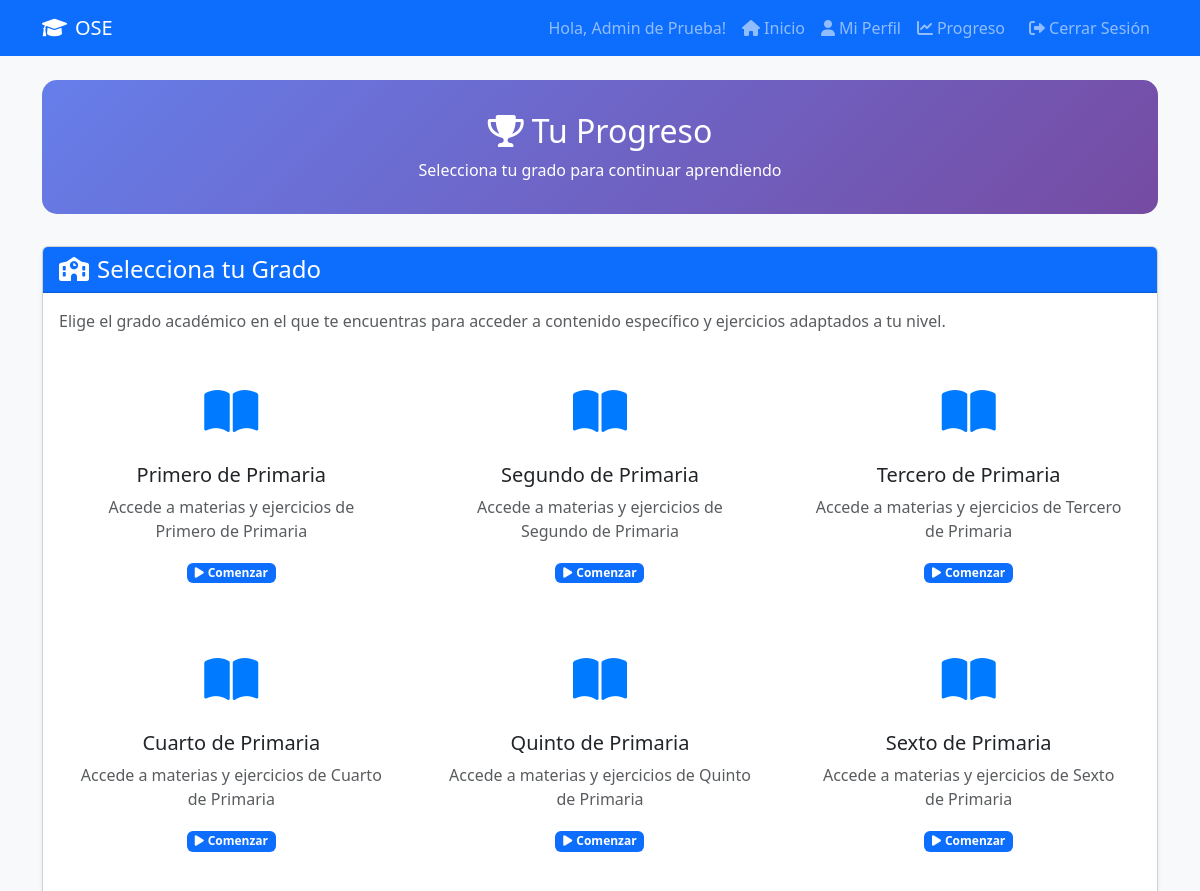
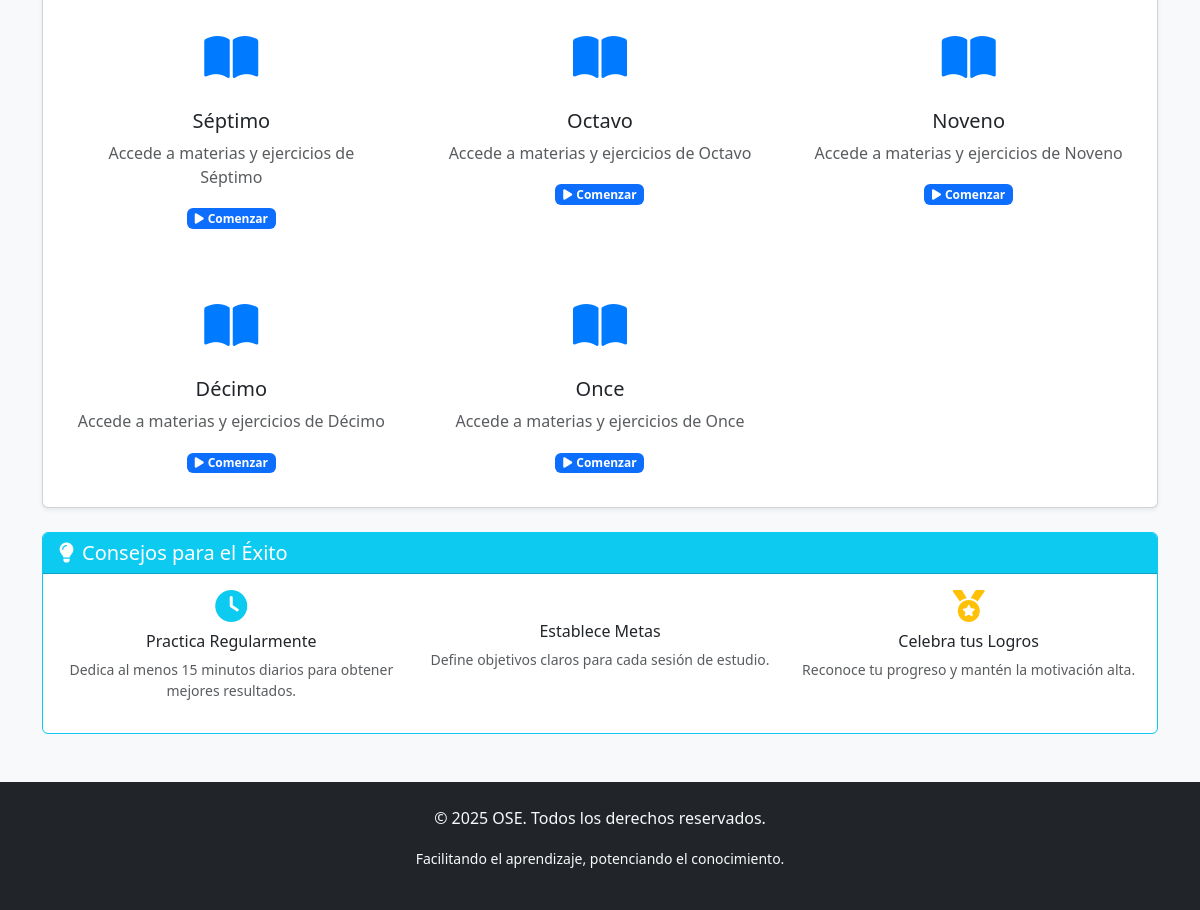
Screenshot of /pages/select_grade.php (signed in) with the database file from the repository (2 pictures, top to bottom).
### tables this page shows
CREATE TABLE IF NOT EXISTS grados (
    id INT AUTO_INCREMENT PRIMARY KEY,
    nombre_grado VARCHAR(50) NOT NULL UNIQUE
);

### includes/functions.php (called while the page is built, shortened)
<?php
function getGrados($pdo) {
    try {
        $stmt = $pdo->query('SELECT * FROM grados ORDER BY id ASC');
        return $stmt->fetchAll();
    } catch(PDOException $e) {
        return [];
    }
}
?>

### pages/select_grade.php (the view, shortened to what this page needs)
<?php
require_once '../includes/config.php';
require_once '../includes/functions.php';
$nombre_usuario = isset($_SESSION['nombre']) ? htmlspecialchars($_SESSION['nombre']) : 'Usuario';
try {
    $grados = getGrados($pdo);
} catch(Exception $e) {
    $grados = [];
    $error = "Error al cargar los grados: " . $e->getMessage();
}
?>
<!DOCTYPE html>
<html lang="es">
<head>
    <link href="https://cdn.jsdelivr.net/npm/bootstrap@5.3.0/dist/css/bootstrap.min.css" rel="stylesheet">
    <link href="https://cdnjs.cloudflare.com/ajax/libs/font-awesome/6.0.0/css/all.min.css" rel="stylesheet">
</head>
<body class="bg-light">
    <nav class="navbar navbar-expand-lg navbar-dark bg-primary">
        <div class="container">
            <a class="navbar-brand" href="../index.php">
                <i class="fas fa-graduation-cap me-2"></i>OSE
            </a>
            <div class="collapse navbar-collapse" id="navbarNav">
                <ul class="navbar-nav ms-auto">
                    <li class="nav-item">
                        <span class="nav-link">Hola, <?php echo $nombre_usuario; ?>!</span>
                    </li>
                    <li class="nav-item">
                        <a class="nav-link" href="welcome.php"><i class="fas fa-home me-1"></i>Inicio</a>
                    </li>
                    <li class="nav-item">
                        <a class="nav-link" href="profile.php"><i class="fas fa-user me-1"></i>Mi Perfil</a>
                    </li>
                    <li class="nav-item">
                        <a class="nav-link" href="progress.php"><i class="fas fa-chart-line me-1"></i>Progreso</a>
                    </li>
                    <li class="nav-item">
                        <a class="nav-link btn btn-outline-light ms-2" href="logout.php">
                            <i class="fas fa-sign-out-alt me-1"></i>Cerrar Sesión
                        </a>
                    </li>
                </ul>
            </div>
        </div>
    </nav>
    <div class="container mt-4">
        <div class="progress-section text-center">
            <h2><i class="fas fa-trophy me-2"></i>Tu Progreso</h2>
            <p class="mb-0">Selecciona tu grado para continuar aprendiendo</p>
        </div>
        <div class="row">
            <div class="col-12">
                <div class="card shadow-sm">
                    <div class="card-header bg-primary text-white">
                        <h4 class="mb-0"><i class="fas fa-school me-2"></i>Selecciona tu Grado</h4>
                    </div>
                    <div class="card-body">
                        <p class="text-muted mb-4">Elige el grado académico en el que te encuentras para acceder a contenido específico y ejercicios adaptados a tu nivel.</p>
                        <?php if (empty($grados)): ?>
                            <div class="alert alert-warning text-center">
                                <i class="fas fa-exclamation-triangle me-2"></i>
                                No hay grados disponibles en este momento. Contacta al administrador.
                            </div>
                        <?php else: ?>
                            <div class="row g-4">
                                <?php foreach ($grados as $grado): ?>
                                    <div class="col-md-4 col-sm-6">
                                        <div class="card grade-card h-100 text-center"
                                             onclick="selectGrade(<?php echo $grado['id']; ?>)">
                                            <div class="card-body">
                                                <div class="grade-icon">
                                                    <i class="fas fa-book-open"></i>
                                                </div>
                                                <h5 class="card-title"><?php echo htmlspecialchars($grado['nombre_grado']); ?></h5>
                                                <p class="card-text text-muted">
                                                    Accede a materias y ejercicios de <?php echo htmlspecialchars($grado['nombre_grado']); ?>
                                                </p>
                                                <div class="mt-3">
                                                    <span class="badge bg-primary">
                                                        <i class="fas fa-play me-1"></i>Comenzar
                                                    </span>
                                                </div>
                                            </div>
                                        </div>
                                    </div>
                                <?php endforeach; ?>
                            </div>
                        <?php endif; ?>
                    </div>
                </div>
            </div>
        </div>
        <div class="row mt-4">
            <div class="col-12">
                <div class="card border-info">
                    <div class="card-header bg-info text-white">
                        <h5 class="mb-0"><i class="fas fa-lightbulb me-2"></i>Consejos para el Éxito</h5>
                    </div>
                    <div class="card-body">
                        <div class="row">
                            <div class="col-md-4 text-center">
                                <i class="fas fa-clock text-info" style="font-size: 2rem;"></i>
                                <h6 class="mt-2">Practica Regularmente</h6>
                                <p class="small text-muted">Dedica al menos 15 minutos diarios para obtener mejores resultados.</p>
                            </div>
                            <div class="col-md-4 text-center">
                                <h6 class="mt-2">Establece Metas</h6>
                                <p class="small text-muted">Define objetivos claros para cada sesión de estudio.</p>
                            </div>
                            <div class="col-md-4 text-center">
                                <i class="fas fa-medal text-warning" style="font-size: 2rem;"></i>
                                <h6 class="mt-2">Celebra tus Logros</h6>
                                <p class="small text-muted">Reconoce tu progreso y mantén la motivación alta.</p>
                            </div>
                        </div>
                    </div>
                </div>
            </div>
        </div>
    </div>
    <footer class="bg-dark text-light text-center py-4 mt-5">
        <div class="container">
            <p>&copy; 2025 OSE. Todos los derechos reservados.</p>
            <p><small>Facilitando el aprendizaje, potenciando el conocimiento.</small></p>
        </div>
    </footer>
</body>
</html>

### pages/select_grade.php (style rules this page uses)
.grade-card { transition: transform 0.3s ease, box-shadow 0.3s ease; cursor: pointer; border: 2px solid transparent; }
.grade-icon { font-size: 3rem; color: #007bff; margin-bottom: 1rem; }
.progress-section { background: linear-gradient(135deg, #667eea 0%, #764ba2 100%); color: white; border-radius: 15px; padding: 2rem; margin-bottom: 2rem; }

### rows the page displays
grados: nombre_grado "Primero de Primaria"
grados: nombre_grado "Segundo de Primaria"
grados: nombre_grado "Tercero de Primaria"
grados: nombre_grado "Cuarto de Primaria"
grados: nombre_grado "Quinto de Primaria"
grados: nombre_grado "Sexto de Primaria"
grados: nombre_grado "Séptimo"
grados: nombre_grado "Octavo"
grados: nombre_grado "Noveno"
grados: nombre_grado "Décimo"
grados: nombre_grado "Once"

### other values shown
$nombre_usuario "Admin de Prueba"
